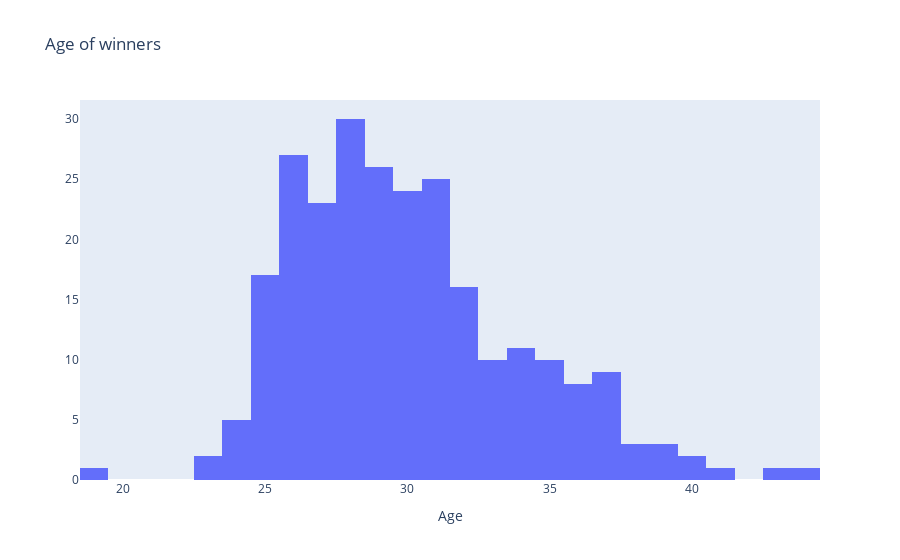

The cell this chart's notebook holds for it:
### Markdown cell above
### Age of winners

### Code cell
fig = px.histogram(df_w_fighter, x="WinnerAge", title="Age of winners")
fig = fig.update_xaxes(title_text='Age')
fig = fig.update_yaxes(title_text='')
fig.update_layout(xaxis_showgrid=False, yaxis_showgrid=False)
fig.write_image(pictureFolderOutput + "WinnersAge.png")
fig.show()

### Figure 1 — Plotly figure (JSON) as saved in the notebook; plotly's stock layout.template omitted (floating-point values rounded to 4 significant figures; data arrays with more than 128 entries replaced by an {"elided": "..."} marker saying what was removed)
{"data": [{"alignmentgroup": "True", "bingroup": "x", "hovertemplate": "WinnerAge=%{x}<br>count=%{y}<extra></extra>", "legendgroup": "", "marker": {"color": "#636efa"}, "name": "", "offsetgroup": "", "orientation": "v", "showlegend": false, "type": "histogram", "x": {"elided": "255 int values"}, "xaxis": "x", "yaxis": "y"}], "layout": {"autosize": true, "barmode": "relative", "legend": {"tracegroupgap": 0}, "title": {"text": "Age of winners"}, "xaxis": {"anchor": "y", "autorange": true, "domain": [0, 1], "range": [18.5, 44.5], "showgrid": false, "title": {"text": "Age"}, "type": "linear"}, "yaxis": {"anchor": "x", "autorange": true, "domain": [0, 1], "range": [0, 31.58], "showgrid": false, "title": {"text": ""}}}}
